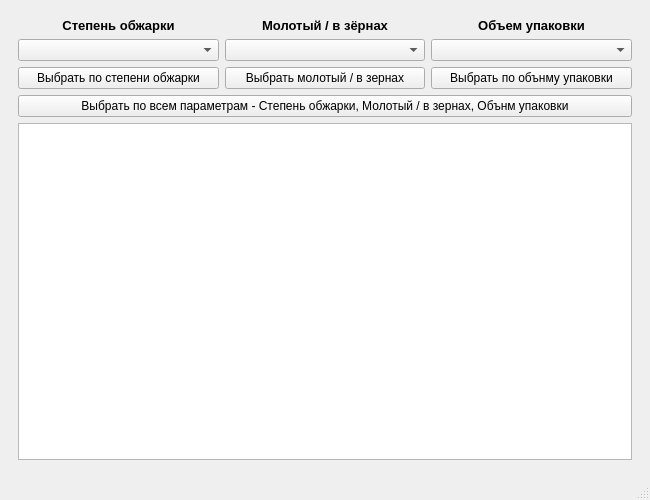
<?xml version="1.0" encoding="UTF-8"?>
<ui version="4.0">
 <class>MainWindow</class>
 <widget class="QMainWindow" name="MainWindow">
  <property name="geometry">
   <rect>
    <x>0</x>
    <y>0</y>
    <width>650</width>
    <height>500</height>
   </rect>
  </property>
  <property name="windowTitle">
   <string>Эспрессо</string>
  </property>
  <widget class="QWidget" name="centralwidget">
   <layout class="QVBoxLayout" name="verticalLayout">
    <item>
     <widget class="QWidget" name="widget" native="true">
      <layout class="QGridLayout" name="gridLayout">
       <item row="0" column="0">
        <layout class="QVBoxLayout" name="verticalLayout_2">
         <item>
          <widget class="QLabel" name="label_2">
           <property name="text">
            <string>&lt;html&gt;&lt;head/&gt;&lt;body&gt;&lt;p align=&quot;center&quot;&gt;&lt;span style=&quot; font-size:10pt; font-weight:600;&quot;&gt;Степень обжарки&lt;/span&gt;&lt;/p&gt;&lt;/body&gt;&lt;/html&gt;</string>
           </property>
          </widget>
         </item>
         <item>
          <widget class="QComboBox" name="comboBox"/>
         </item>
         <item>
          <widget class="QPushButton" name="pushButton_2">
           <property name="text">
            <string>Выбрать по степени обжарки</string>
           </property>
          </widget>
         </item>
        </layout>
       </item>
       <item row="0" column="1">
        <layout class="QVBoxLayout" name="verticalLayout_3">
         <item>
          <widget class="QLabel" name="label_3">
           <property name="text">
            <string>&lt;html&gt;&lt;head/&gt;&lt;body&gt;&lt;p align=&quot;center&quot;&gt;&lt;span style=&quot; font-size:10pt; font-weight:600;&quot;&gt;Молотый / в зёрнах&lt;/span&gt;&lt;/p&gt;&lt;/body&gt;&lt;/html&gt;</string>
           </property>
          </widget>
         </item>
         <item>
          <widget class="QComboBox" name="comboBox_2"/>
         </item>
         <item>
          <widget class="QPushButton" name="pushButton_3">
           <property name="text">
            <string>Выбрать молотый / в зернах</string>
           </property>
          </widget>
         </item>
        </layout>
       </item>
       <item row="0" column="2">
        <layout class="QVBoxLayout" name="verticalLayout_4">
         <item>
          <widget class="QLabel" name="label_4">
           <property name="text">
            <string>&lt;html&gt;&lt;head/&gt;&lt;body&gt;&lt;p align=&quot;center&quot;&gt;&lt;span style=&quot; font-size:10pt; font-weight:600;&quot;&gt;Объем упаковки&lt;/span&gt;&lt;/p&gt;&lt;/body&gt;&lt;/html&gt;</string>
           </property>
          </widget>
         </item>
         <item>
          <widget class="QComboBox" name="comboBox_3"/>
         </item>
         <item>
          <widget class="QPushButton" name="pushButton_4">
           <property name="text">
            <string>Выбрать по обънму упаковки</string>
           </property>
          </widget>
         </item>
        </layout>
       </item>
       <item row="1" column="0" colspan="3">
        <layout class="QVBoxLayout" name="verticalLayout_5">
         <item>
          <widget class="QPushButton" name="pushButton">
           <property name="text">
            <string>Выбрать по всем параметрам - Степень обжарки, Молотый / в зернах, Обънм упаковки</string>
           </property>
          </widget>
         </item>
         <item>
          <widget class="QTableWidget" name="tableWidget"/>
         </item>
        </layout>
       </item>
      </layout>
     </widget>
    </item>
   </layout>
  </widget>
  <widget class="QMenuBar" name="menubar">
   <property name="geometry">
    <rect>
     <x>0</x>
     <y>0</y>
     <width>650</width>
     <height>21</height>
    </rect>
   </property>
  </widget>
  <widget class="QStatusBar" name="statusbar"/>
 </widget>
 <resources/>
 <connections/>
</ui>
